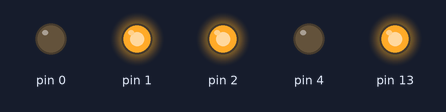
Bench run of a sketch on a simulated Arduino Uno, built with avr-gcc and run on an emulated ATmega328P. On the bench: output pins drawn as LEDs (lit = HIGH).

Above: at 1.0 s.
At 2.5 s:
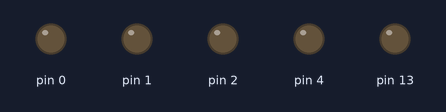
At 4.0 s:
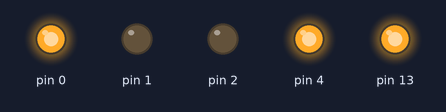
At 7.5 s:
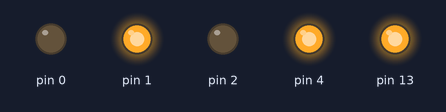
Timing chart, 0 to 13.0 s (numbered marks = the images above):
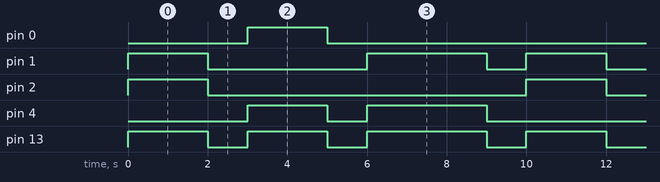

Measured:
- by itself, pin 0, pin 2: alternates HIGH for 2.0 s and LOW for 8.0 s
- by itself, pin 1: repeats every 10.0 s: LOW 4.0 s, HIGH 3.0 s, LOW 1.0 s, HIGH 2.0 s
- by itself, pin 4: repeats every 10.0 s: LOW 1.0 s, HIGH 3.0 s, LOW 4.0 s, HIGH 2.0 s
- by itself, pin 13: repeats every 10.0 s: LOW 1.0 s, HIGH 2.0 s, LOW 1.0 s, HIGH 3.0 s, LOW 1.0 s, HIGH 2.0 s

The sketch:

MAZUNIO_-_Motors_Test.ino
```cpp
// (licence header left out)
void setup()
{
  pinMode(0, OUTPUT);
  pinMode(1, OUTPUT);
  pinMode(2, OUTPUT);
  pinMode(4, OUTPUT);
  pinMode(13, OUTPUT);
}
void loop()
{
  digitalWrite(1, HIGH);
  digitalWrite(2, HIGH);
  digitalWrite(13, HIGH);
  delay(2000);

  digitalWrite(1, LOW);
  digitalWrite(2, LOW);
  digitalWrite(13, LOW);
  delay(1000);

  digitalWrite(0, HIGH);
  digitalWrite(4, HIGH);
  digitalWrite(13, HIGH);
  delay(2000);

  digitalWrite(0, LOW);
  digitalWrite(4, LOW);
  digitalWrite(13, LOW);
  delay(1000);

  digitalWrite(1, HIGH);
  digitalWrite(4, HIGH);
  digitalWrite(13, HIGH);
  delay(3000);

  digitalWrite(1, LOW);
  digitalWrite(4, LOW);
  digitalWrite(13, LOW);
  delay(1000);
}
```
